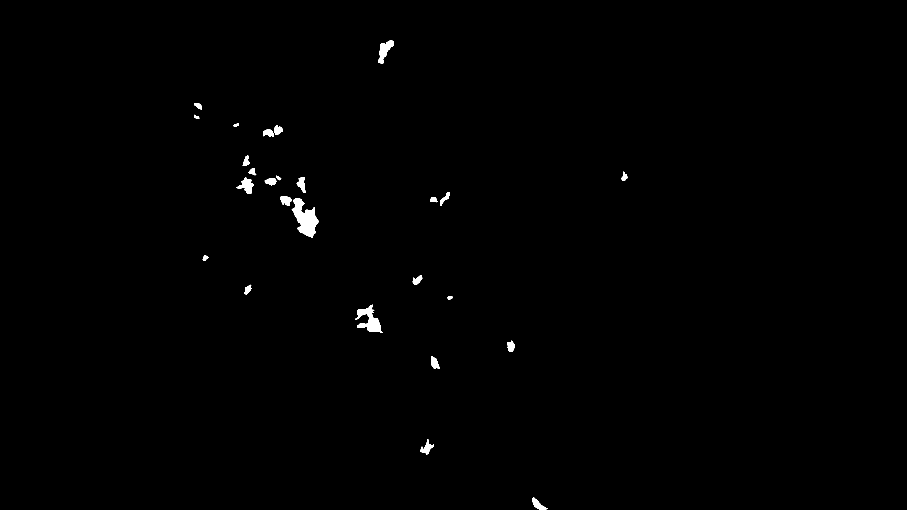
#> input picture Utils/testeopencv/teste/frame22.png, 2720 x 1530 px (shown at 1/3 size)
$ python opencv.py
#> lines starting #> are read from the running program, lines starting #| are printed output that depends on the picture; after the words box and inside, x2 and y2 are one past the last pixel; in counts of white or black regions, pixels touching at a corner belong together
import cv2
import numpy as np
from PIL import Image

"""from PIL import Image
im = Image.open('frame22.png')
pixelMap = im.load()

img = Image.new(im.mode, im.size)
pixelsNew = img.load()
for i in range(img.size[0]):
    for j in range(img.size[1]):
        if 255 in pixelMap[i,j]:
            pixelsNew[i,j] = (-1,-1,-1,255)
        else:
            pixelsNew[i,j] = pixelMap[i,j]
im.close()
img.show()
img.save("out.png")
img.close()"""

img = cv2.imread('frame22.png',0)
#> img: shape (1530, 2720); 0.46% white; 26 white regions, largest, box (x1, y1, x2, y2) and area: (875, 594, 955, 713) 4913, (1065, 914, 1149, 998) 2898, (1134, 120, 1182, 192) 1528

kernel = np.ones((5,5),np.uint8)
erosion = cv2.erode(img,kernel,iterations = 1)
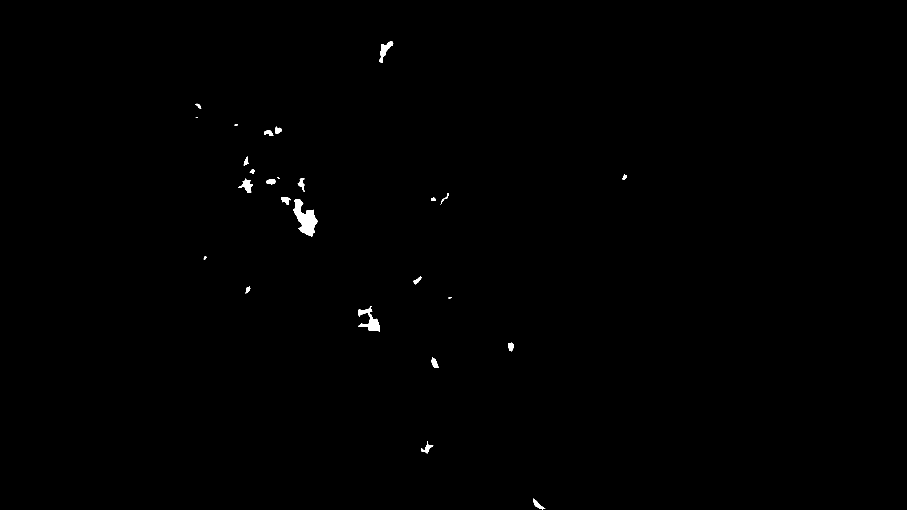
#> erosion: shape (1530, 2720) (shown at 1/3 size); 0.29% white; 26 white regions (2 under 20 px), largest, box (x1, y1, x2, y2) and area: (880, 597, 953, 710) 3948, (1074, 918, 1140, 994) 1919, (1137, 123, 1180, 189) 1017
dilationcomerosion = cv2.dilate(erosion,kernel,iterations = 1)
#> dilationcomerosion: shape (1530, 2720); 0.45% white; 26 white regions, largest, box (x1, y1, x2, y2) and area: (878, 595, 955, 712) 4868, (1072, 916, 1142, 996) 2787, (1135, 121, 1182, 191) 1509

#liberdade de resize da janela
cv2.namedWindow("Input", cv2.WINDOW_NORMAL)
cv2.namedWindow("dilationcomerosion", cv2.WINDOW_NORMAL)

cv2.imshow('Input', img)
cv2.imshow('dilationcomerosion', dilationcomerosion)


# [7 lines of commented-out code are left out]


cv2.waitKey(0)
